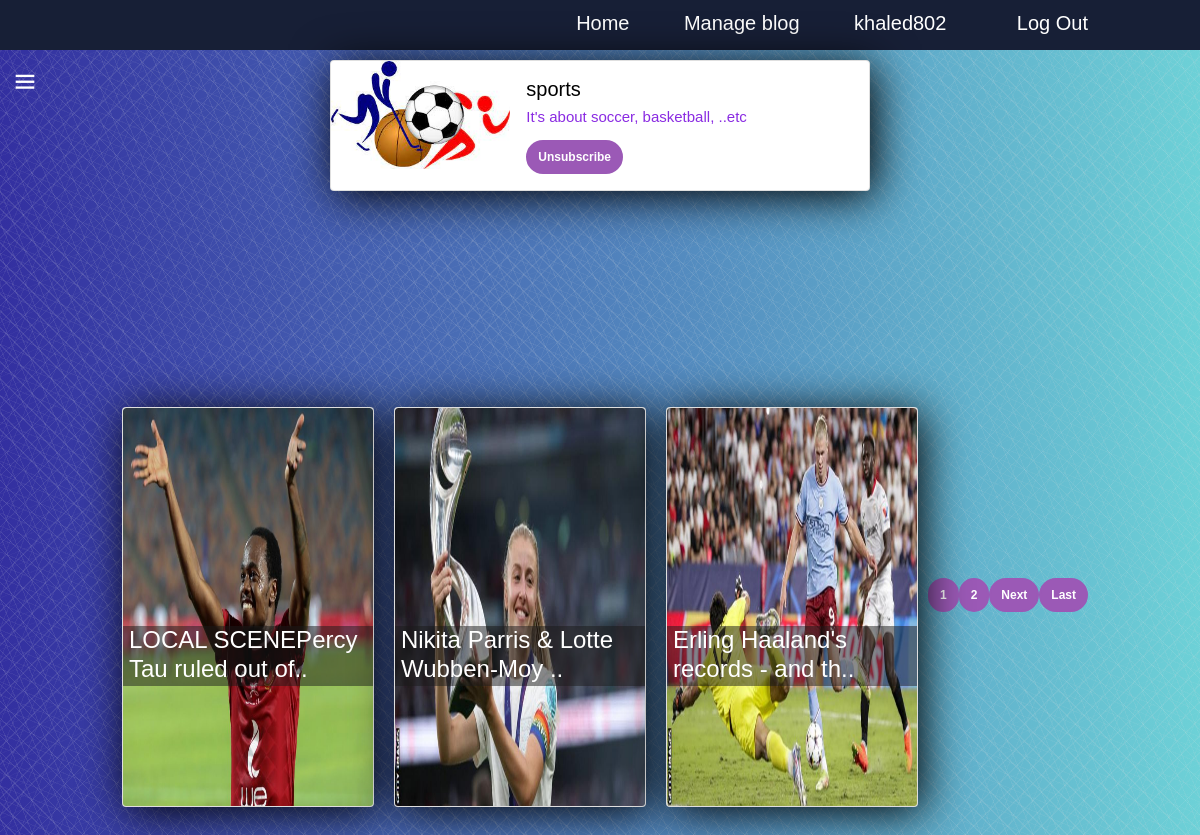
/categories/show/2 (signed in), run on an earlier commit of the app's database.
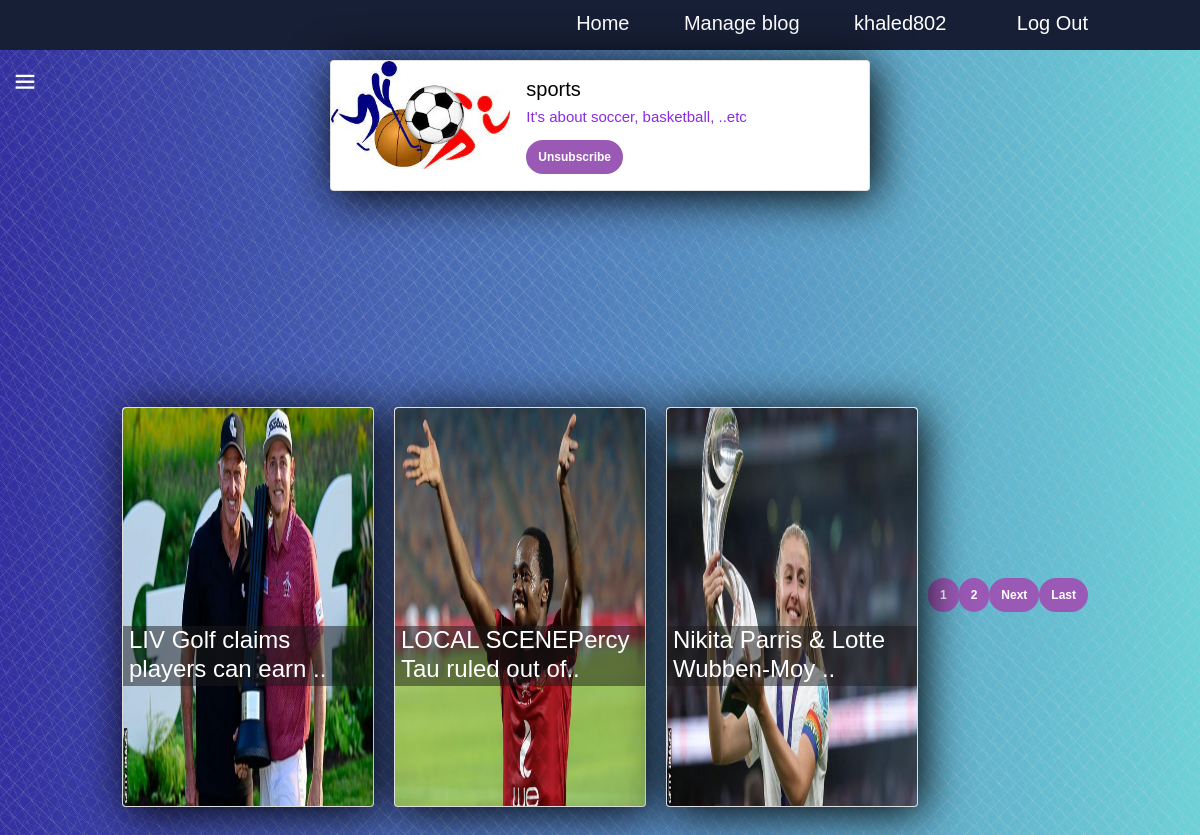
And on a later commit of the database.
### post/models.py (models this page shows, shortened)
class Post(models.Model):
    title = models.CharField(max_length=100)
    details = models.TextField()
    picture = models.ImageField(upload_to='images/')
    created_time = models.DateTimeField(auto_now_add=True)
    category=models.ForeignKey(Category , null = True , blank=True , on_delete=models.CASCADE , related_name='post_category')
    num_of_likes=models.IntegerField(default=0)
    def get_post_url(self):
        return reverse('post.show', args=[self.id])
    @classmethod
    def related_posts(cls , _category):
        return cls.objects.filter(category= _category)

### categories/views.py (the view)
# urls.py: path('show/<int:id>', show_category, name='category.show'),
def show_category(request, id):
    category= Category.get_category(id)
    related_posts = Post.related_posts(category).order_by("-created_time")
    paginator = Paginator(related_posts , 3)
    page_number = request.GET.get('page')
    page_obj = paginator.get_page(page_number)
    is_subscribe = Subscribe.get_subscribe(category, request.user)
    return render(request, 'categories/show_category.html', context={'category': category , "related_posts":related_posts, 'subscribe': is_subscribe, 'title': 'category-'+ category.title,  "page_obj":page_obj})

### categories/context_processors.py (called while the page is built)
def categories_processor(request):
    categories = Category.objects.all()
    print('hi')
    print(categories)
    return {'categories': categories}

### categories/models.py (called while the page is built)
    @classmethod
    def get_category(cls, id):
        return get_object_or_404(cls, id=id)

    def get_category_url(self):
        return reverse('category.show', args=[self.id])

    def get_subscribe_url(self):
        return reverse('category.subscribe', args=[self.id])

    def get_subscribers(self):
        return set([sub.user for sub in Subscribe.objects.filter(category=self)])

    def __str__(self) -> str:
        return self.title

    @classmethod
    def get_subscribe(cls , category , user):
        try:
            return cls.objects.get(category=category , user=user)
        except:
            return None

### categories/templates/categories/show_category.html (shortened to what this page needs)
{% extends 'base/base.html'%}
{% load static %}
{% block content %}
<div class="card mb-3" style="max-width: 540px; margin:10px auto; height: auto;">
  <div class="row g-0">
    <div class="col-md-4">
      <img src="{{ category.picture.url }}" class="img-fluid rounded-start" alt="{{ category }}">
    </div>
    <div class="col-md-8">
      <div class="card-body">
        <h5 class="card-title" style="color: black;">{{ category.title }}</h5>
        <p class="card-text" style="color: blueviolet;">{{ category.details }}</p>
        {% if subscribe %}
          <a type="button" class="btn btn-warning" href="{{ category.get_subscribe_url }}" >Unsubscribe</a>
        {% else %}
          <a type="button" class="btn btn-success" href="{{ category.get_subscribe_url }}" >Subscribe</a>
        {% endif %}
      </div>
    </div>
  </div>
</div>
{% if subscribe %}
<div class="cacontainer">
  {% for post in page_obj %}
    <div class="card">
      <a href="{{post.get_post_url}}">
        <img src="{{ post.picture.url }}" alt="" >
        <div class="intro">
            <h4>{{ post.title|slice:":33" }}..</h4>
        </div>
      </a>
  </div>
  {% endfor %}
{% endif %}
{% if subscribe %}
  {% for num in page_obj.paginator.page_range %}
    {% if page_obj.number == num %}
      <a class="btn btn-info mb-4" href="?page={{ num }}">{{ num }}</a>
    {% elif num > page_obj.number|add:'-3' and num < page_obj.number|add:'3' %}
      <a class="btn btn-outline-info mb-4" href="?page={{ num }}">{{ num }}</a>
    {% endif %}
  {% endfor %}
  {% if page_obj.has_next %}
    <a class="btn btn-outline-info mb-4" href="?page={{ page_obj.next_page_number }}">Next</a>
    <a class="btn btn-outline-info mb-4" href="?page={{ page_obj.paginator.num_pages }}">Last</a>
  {% endif %}
{% endif %}
{% endblock %}

What changed in the data, as far as the page shows it:
no longer on this page (row unchanged): Post: picture (picture), title "Erling Haaland's records - and th"
added Post: picture (picture), title "LIV Golf claims players can earn"
